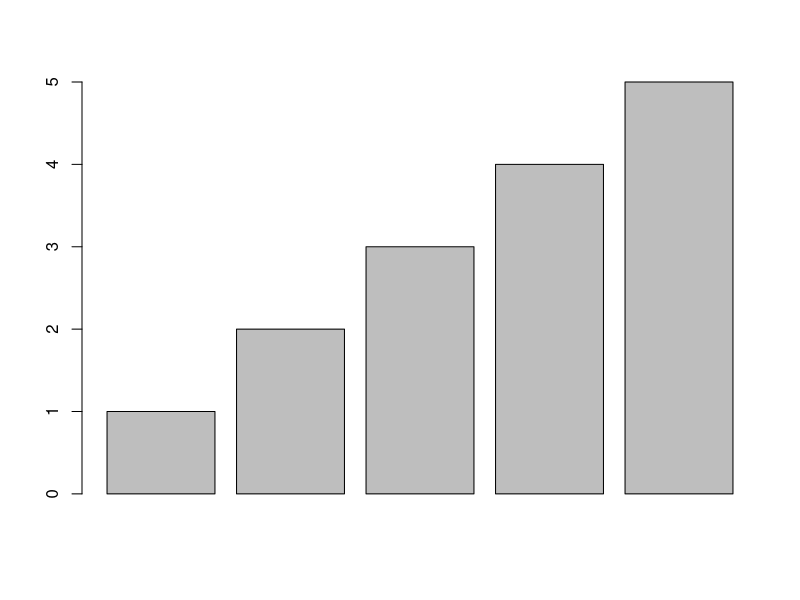
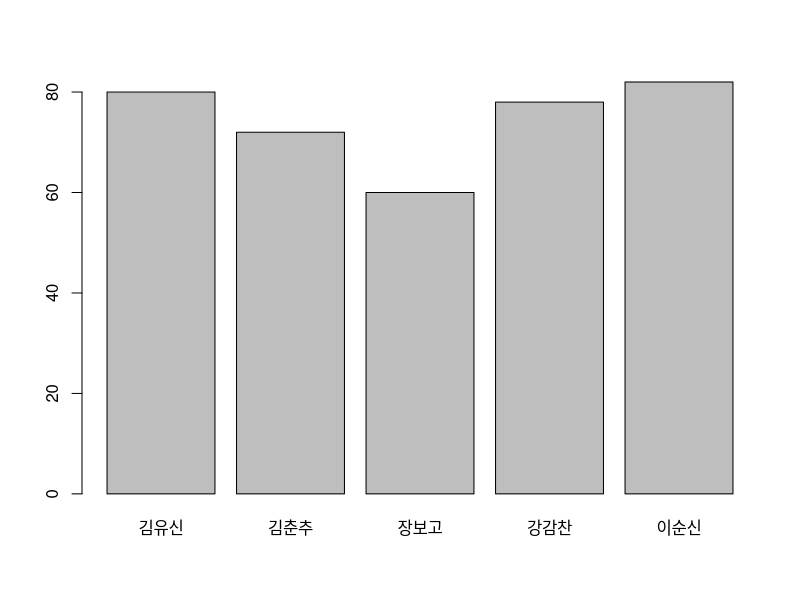
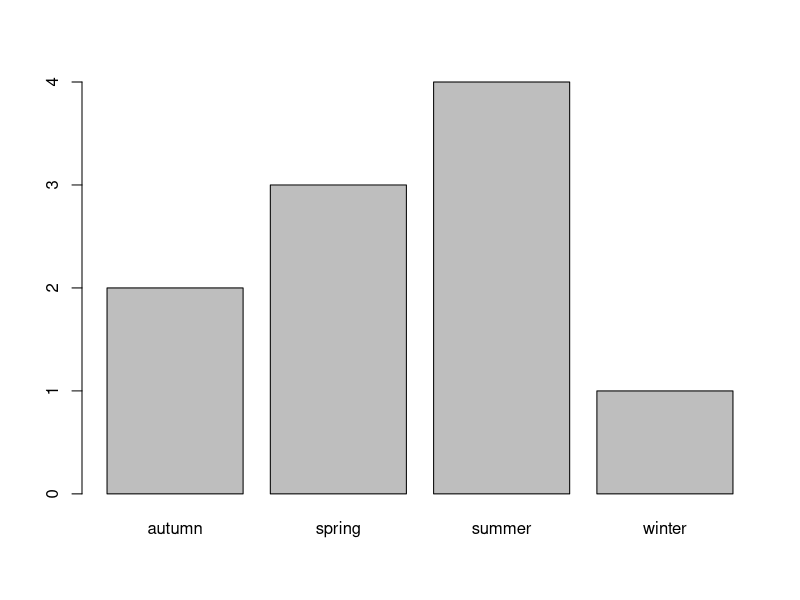
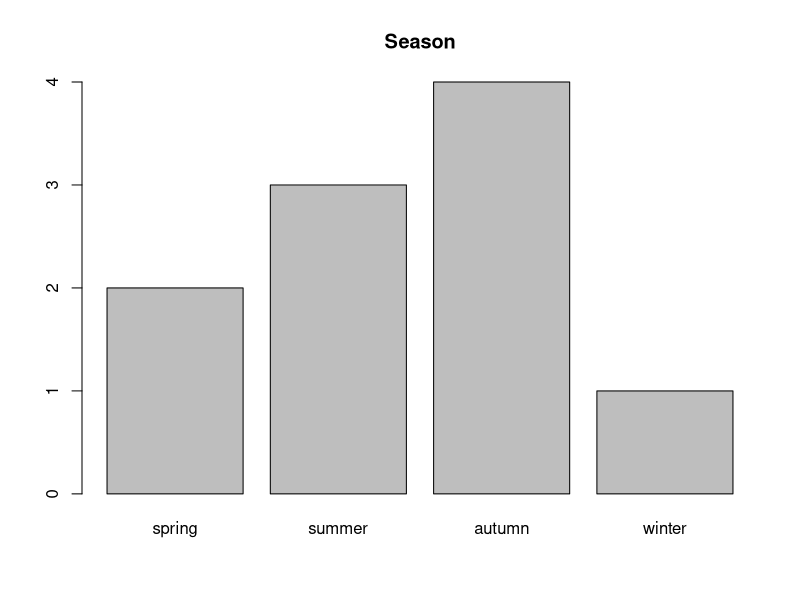
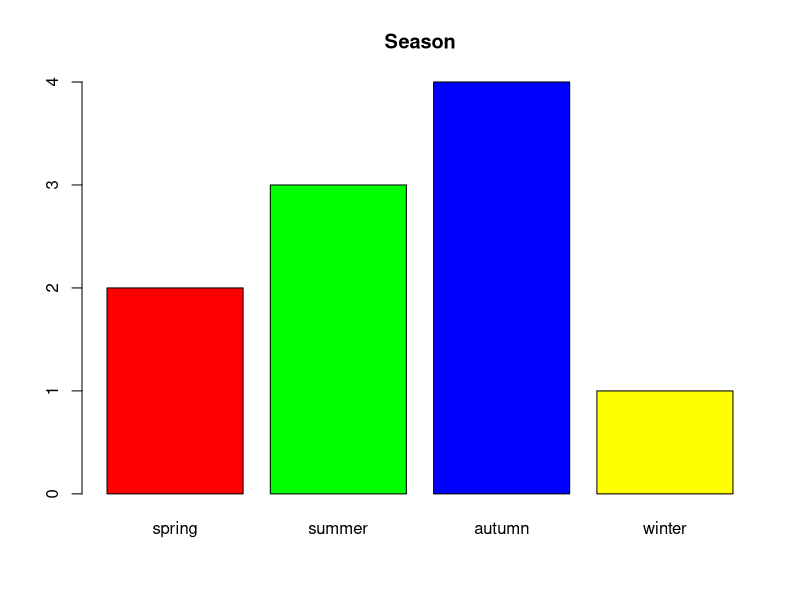
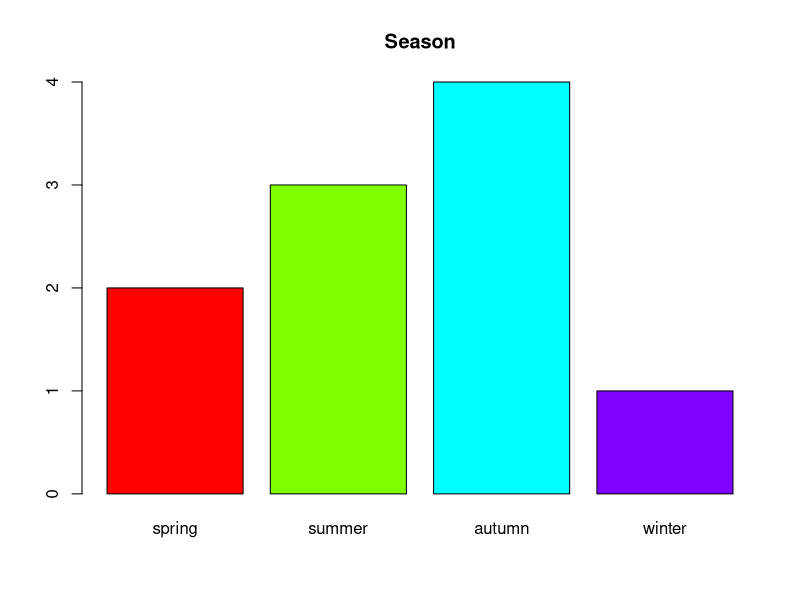
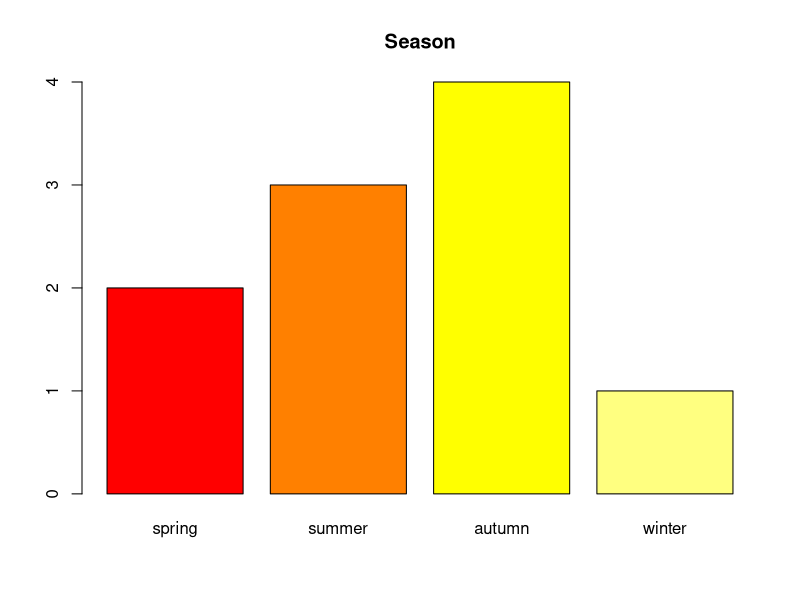
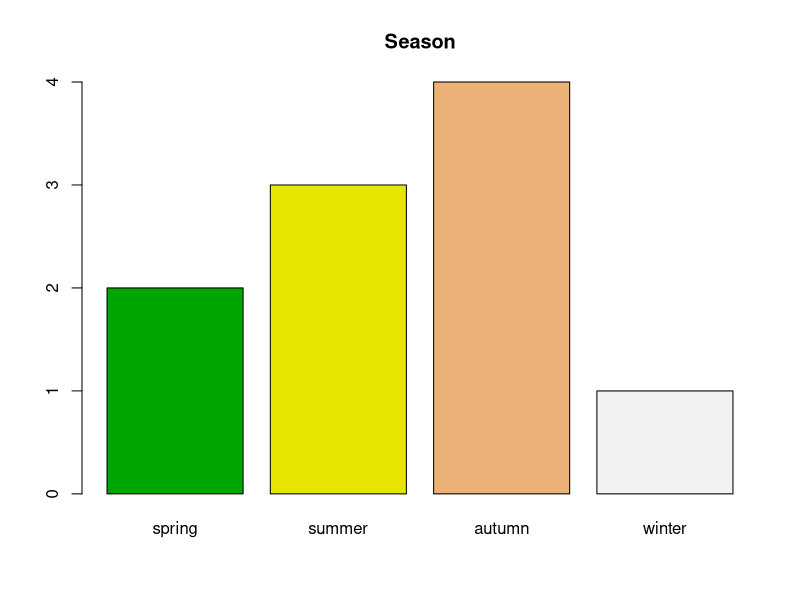

Recreate these plots in R, in order.
#날짜: 2021/01/20
#이름: 김하린
#내용: Ch05. 데이터 시각화 - 막대차트 교재 p139


################
#기본 막대차트
################
count <- c(1, 2, 3, 4, 5)
barplot(count)

score <- c(80, 72, 60, 78, 82)
names(score) <- c('김유신', '김춘추', '장보고', '강감찬', '이순신')
barplot(score)


################
#범주형 막대차트
################
season <- c('winter', 'summer', 'spring', 'summer', 'summer',
            'autumn', 'autumn', 'summer', 'spring', 'spring')
season
#season 데이터 도수분포표 생성
season_table <- table(season)
season_table
barplot(season_table)
names(season_table) <- c('spring', 'summer', 'autumn', 'winter')


################
#막대차트 옵션
################
barplot(season_table, main = 'Season')
barplot(season_table, main = 'Season', col = c('red', 'green', 'blue', 'yellow'))
barplot(season_table, main = 'Season', col = rainbow(4))
barplot(season_table, main = 'Season', col = heat.colors(4))
barplot(season_table, main = 'Season', col = terrain.colors(4))

barplot(season_table, 
        main = 'Season', 
        col = terrain.colors(4),
        xlab = '계절',
        ylab = '빈도수')

barplot(season_table, 
        main = 'Season', 
        col = terrain.colors(4),
        xlab = '계절',
        ylab = '빈도수',
        horiz = T) #가로막대


################
#누적 막대차트
################
df_population <- read.csv('./file/sample_population.csv')
df_population
View(df_population)

#메트릭스(행렬)로 변환해야 함
matrix_population <- as.matrix(df_population)
matrix_population
barplot(matrix_population)

#교재 p140 실습 - 세로 막대 차트 그리기
chart_data <- c(305, 450, 320, 460, 330, 480, 380, 520)
 #8개의 벡터에 칼럼명 지정
names(chart_data) <- c("2018 1분기", "2019 1분기",
                       "2018 2분기", "2019 2분기",
                       "2018 3분기", "2019 3분기",
                       "2018 4분기", "2019 4분기"
                       )

 #자료구조 보기
str(chart_data)

 #벡터자료 보기
chart_data

 #세로 막대 차트 그리기
barplot(chart_data, ylim = c(0, 600), #y축 값의 범위
        col = rainbow(8),
        main = "2018년도 vs 2019년도 매출현황 비교")

#교재 p141 실습 - barplot() 함수 도움말 보기
help('barplot')

#교재 p141 실습 - 막대차트의 가로축과 세로축에 레이블 추가하기
barplot(chart_data, ylim = c(0, 600), 
        xlab = "년도별 분기 현황",
        ylab = "매출액(단위: 만원)",
        col = rainbow(8),
        main = "2018년도 vs 2019년도 매출현황 비교")

#교재 p142 실습 - 가로 막대차트 그리기
barplot(chart_data, xlim = c(0, 600), horiz = T,
        xlab = "년도별 분기 현황",
        ylab = "매출액(단위: 만원)",
        col = rainbow(8),
        main = "2018년도 vs 2019년도 매출현황 비교")

#교재 p142 실습 - 막대차트에서 막대 사이의 간격 조정하기
 #spce값이 클수록 막대가 얇아짐, cex.names는 축 이름 크기 지정정
barplot(chart_data, xlim = c(0, 600), horiz = T,
        xlab = "년도별 분기 현황",
        ylab = "매출액(단위: 만원)",
        col = rainbow(8), space = 0.5, cex.names = 0.8,
        main = "2018년도 vs 2019년도 매출현황 비교")


#교재 p143 실습 - 막대차트에서 막대의 색상 지정하기
 # rep 1-검은색, 2-빨간색, 3-초록색, 4-파란색, 5-하늘색, 6-자주색, 7-노란색
barplot(chart_data, xlim = c(0, 600), horiz = T,
        xlab = "년도별 분기 현황",
        ylab = "매출액(단위: 만원)",
        space = 1, cex.names = 0.8,
        main = "2018년도 vs 2019년도 매출현황 비교",
        col = rep(c(2, 4), 4)) #2번과 4번 색상을 4번 반복해라

#교재 p143 실습 - 막대 차트에서 색상이름을 사용하여 막대의 색상 지정하기
barplot(chart_data, xlim = c(0, 600), horiz = T,
        xlab = "년도별 분기 현황",
        ylab = "매출액(단위: 만원)",
        space = 1, cex.names = 0.8,
        main = "2018년도 vs 2019년도 매출현황 비교",
        col = rep(c('red', 'green'), 4))

#교재 p144 실습 - 누적 막대 차트 그리기
 #데이터가져오기
data(VADeaths)
VADeaths

 #데이터 셋 구조 보기
str(VADeaths)
class(VADeaths)
mode(VADeaths)

 #개별차트와 누적차트 그리기
par(mfrow = c(1,2)) #한 화면에서 차트 2개 볼 수 있음

 #개별차트
barplot(VADeaths, beside = T, col = rainbow(5),
        main = "미국 버지니아주 하위계층 사망비율")

 #범례표시
legend(19, 71, c("50-54", "55-59", "60-64" , "65-69", "70-74"),
       cex = 0.8, fill = rainbow(5))
 #누적차트
barplot(VADeaths, beside = F, col = rainbow(5))
title(main = "미국 버지니아주 하위계층 사망비율", font.main = 4)
legend(3.8, 200, c("50-54", "55-59", "60-64", "65-69", "70-74"),
       cex = 0.8, fill = rainbow(5))
 
